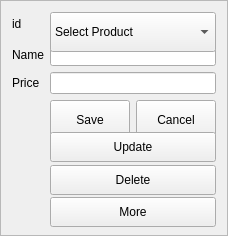
<?xml version="1.0" encoding="UTF-8"?>
<ui version="4.0">
 <class>AddProductsFrame</class>
 <widget class="QFrame" name="AddProductsFrame">
  <property name="geometry">
   <rect>
    <x>0</x>
    <y>0</y>
    <width>221</width>
    <height>236</height>
   </rect>
  </property>
  <property name="minimumSize">
   <size>
    <width>0</width>
    <height>25</height>
   </size>
  </property>
  <property name="maximumSize">
   <size>
    <width>16777215</width>
    <height>16777215</height>
   </size>
  </property>
  <property name="sizeIncrement">
   <size>
    <width>0</width>
    <height>0</height>
   </size>
  </property>
  <property name="windowTitle">
   <string>Frame</string>
  </property>
  <property name="frameShape">
   <enum>QFrame::StyledPanel</enum>
  </property>
  <property name="frameShadow">
   <enum>QFrame::Raised</enum>
  </property>
  <layout class="QFormLayout" name="formLayout">
   <item row="1" column="0">
    <widget class="QLabel" name="name_label">
     <property name="text">
      <string>Name</string>
     </property>
    </widget>
   </item>
   <item row="1" column="1">
    <widget class="QLineEdit" name="name_lineEdit"/>
   </item>
   <item row="2" column="0">
    <widget class="QLabel" name="Price_label">
     <property name="minimumSize">
      <size>
       <width>0</width>
       <height>0</height>
      </size>
     </property>
     <property name="text">
      <string>Price </string>
     </property>
    </widget>
   </item>
   <item row="2" column="1">
    <widget class="QLineEdit" name="Price_lineEdit"/>
   </item>
   <item row="3" column="1">
    <layout class="QHBoxLayout" name="horizontalLayout">
     <item>
      <widget class="QPushButton" name="Save_pushButton">
       <property name="minimumSize">
        <size>
         <width>80</width>
         <height>40</height>
        </size>
       </property>
       <property name="text">
        <string>Save</string>
       </property>
      </widget>
     </item>
     <item>
      <widget class="QPushButton" name="Cancel_pushButton">
       <property name="minimumSize">
        <size>
         <width>80</width>
         <height>40</height>
        </size>
       </property>
       <property name="text">
        <string>Cancel</string>
       </property>
      </widget>
     </item>
    </layout>
   </item>
   <item row="0" column="1">
    <widget class="QComboBox" name="Products_comboBox">
     <property name="minimumSize">
      <size>
       <width>0</width>
       <height>40</height>
      </size>
     </property>
     <property name="sizeIncrement">
      <size>
       <width>0</width>
       <height>0</height>
      </size>
     </property>
     <item>
      <property name="text">
       <string>Select Product</string>
      </property>
     </item>
    </widget>
   </item>
   <item row="4" column="1">
    <widget class="QPushButton" name="Update_pushButton">
     <property name="minimumSize">
      <size>
       <width>0</width>
       <height>30</height>
      </size>
     </property>
     <property name="sizeIncrement">
      <size>
       <width>0</width>
       <height>30</height>
      </size>
     </property>
     <property name="text">
      <string>Update</string>
     </property>
    </widget>
   </item>
   <item row="5" column="1">
    <widget class="QPushButton" name="Delete_pushButton">
     <property name="minimumSize">
      <size>
       <width>0</width>
       <height>30</height>
      </size>
     </property>
     <property name="sizeIncrement">
      <size>
       <width>0</width>
       <height>30</height>
      </size>
     </property>
     <property name="text">
      <string>Delete</string>
     </property>
    </widget>
   </item>
   <item row="6" column="1">
    <widget class="QPushButton" name="Loadlist_pushButton">
     <property name="minimumSize">
      <size>
       <width>0</width>
       <height>30</height>
      </size>
     </property>
     <property name="text">
      <string>More</string>
     </property>
    </widget>
   </item>
   <item row="0" column="0">
    <widget class="QLabel" name="label">
     <property name="text">
      <string>id</string>
     </property>
    </widget>
   </item>
  </layout>
 </widget>
 <resources/>
 <connections/>
</ui>
